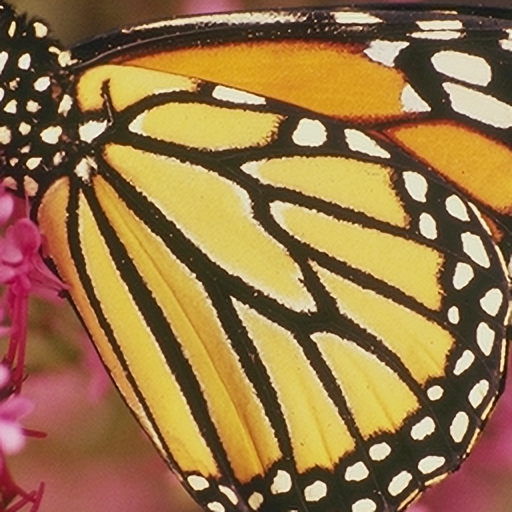
#> input picture Imagenes/Prueba2.png, 512 x 512 px
$ jupyter execute --allow-errors pruebas_2.ipynb   (shell and % lines are left out)
#> lines starting #> are read from the running program, lines starting #| are printed output that depends on the picture; after the words box and inside, x2 and y2 are one past the last pixel; in counts of white or black regions, pixels touching at a corner belong together
### RevisionEncrypt/io_imagen.py
"""
Lectura/escritura de imagenes, conversion canal <-> filas de bits, y
persistencia de los metadatos de cifrado (llave, x0, iteraciones, num_bits).
"""
import numpy as np
from PIL import Image


def obtener_rgb(ruta_png):
#> called with ruta_png = 'Imagenes/Prueba2.png'
    img = Image.open(ruta_png).convert("RGB")
#> img is the input picture: PIL image 512x512 RGB; mean R, G, B 151.8, 118, 71.6
    r_img, g_img, b_img = img.split()
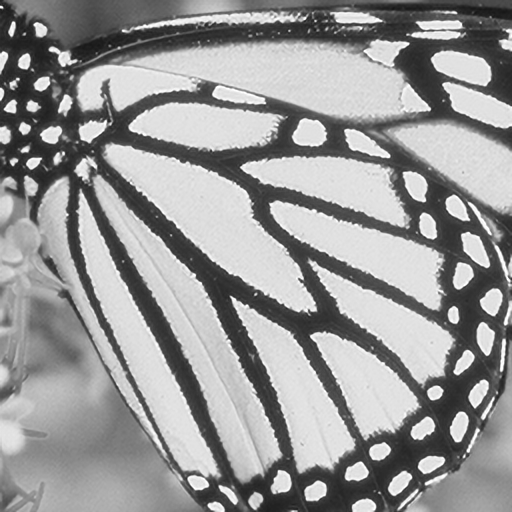
#> r_img: PIL image 512x512 L; min 22, max 255, mean 151.8
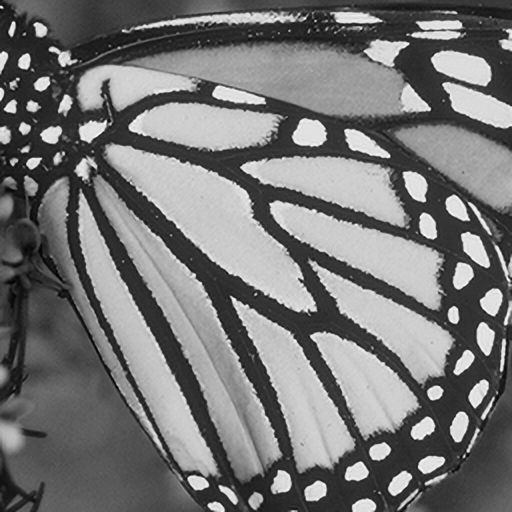
#> g_img: PIL image 512x512 L; min 0, max 255, mean 118
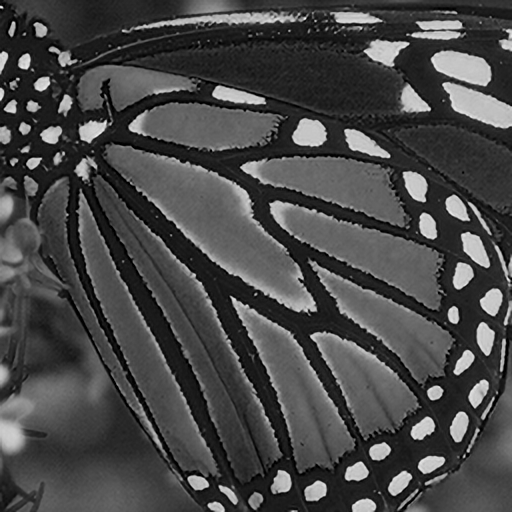
#> b_img: PIL image 512x512 L; min 0, max 244, mean 71.6
    return r_img, g_img, b_img


# [81 lines left out: functions visualizar_canal_color, canal_a_filas_binarias, filas_a_matriz_pixeles, normalizar, leer_metadatos, bits_pixel, not called in this run]

### RevisionEncrypt/pipeline.py
"""
Orquesta el pipeline COMPLETO de cifrado (difusion Pauli + permutacion con
automata celular) y su inverso, para no repetir esta secuencia de pasos en
cada notebook que necesite cifrar o descifrar una imagen entera.

encrypt.ipynb, decrypt.ipynb, analisis_seguridad_clave.ipynb y el notebook
de analisis diferencial (NPCR/UACI) deberian llamar a estas dos funciones
en vez de reimplementar los pasos.
"""
from dataclasses import dataclass

import numpy as np

from caos import generar_llave
from difusion_pauli import (
    generar_matrices_4x4, matrices_encriptacion, obtener_rgb_como_bloques,
    cifrar_imagen, descifrar_canal_pauli, bloques_a_canal, canal_a_2d,
    canal_2d_a_bloques, separar_en_tres_capas, reconstruir_complejo,
)
from permutacion_automata import (
    generar_indices_reglas, cifrar_filas_automata, descifrar_canal_ca,
)
from io_imagen import canal_a_filas_binarias, filas_a_matriz_pixeles


@dataclass
class ImagenCifrada:
    """Resultado de cifrar_imagen_completa. Guarda exactamente lo que hace
    falta para descifrar despues (y es, campo a campo, lo que encrypt.ipynb
    escribe en el TIFF + cifrado_meta.txt).

    filas_*_cif quedan en formato de BITS con padding a multiplo de 8 (el
    mismo formato que se guarda en las paginas 1-3 del TIFF) — no en forma
    de matriz entera. Si se necesita la matriz entera (por ejemplo para
    comparar cifrados con NPCR/UACI), se obtiene con
    io_imagen.filas_a_matriz_pixeles(cifrado.filas_R_cif, cifrado.num_bits, cifrado.w).
    """
    filas_R_cif: list
    filas_G_cif: list
    filas_B_cif: list
    num_bits: int
    key: list
    x0: float
    iteraciones_usadas: int
    r_imag: np.ndarray
    r_signos: np.ndarray
    g_imag: np.ndarray
    g_signos: np.ndarray
    b_imag: np.ndarray
    b_signos: np.ndarray
    h: int
    w: int


def cifrar_imagen_completa(r_img, g_img, b_img, verbose=False):
    """Ejecuta difusion (Pauli) + permutacion (automata celular) sobre los
    3 canales de una imagen y devuelve un ImagenCifrada con todo lo
    necesario para descifrarla despues."""
    h, w = r_img.height, r_img.width

    key, x0, iteraciones_usadas = generar_llave(r_img, g_img, b_img, verbose=verbose)

    matrices_rotadas = generar_matrices_4x4()
    encriptacion = matrices_encriptacion(key, matrices_rotacion=matrices_rotadas)

    R_b, G_b, B_b = obtener_rgb_como_bloques(r_img, g_img, b_img)
    c_r, c_g, c_b = cifrar_imagen(R_b, G_b, B_b, matrices_finales=encriptacion)

    c_r_2d = canal_a_2d(c_r, h, w)
    c_g_2d = canal_a_2d(c_g, h, w)
    c_b_2d = canal_a_2d(c_b, h, w)

    r_real, r_imag, r_signos = separar_en_tres_capas(c_r_2d)
    g_real, g_imag, g_signos = separar_en_tres_capas(c_g_2d)
    b_real, b_imag, b_signos = separar_en_tres_capas(c_b_2d)

    max_val = int(np.max([r_real.max(), g_real.max(), b_real.max()]))
    num_bits = max_val.bit_length()

    filas_R = canal_a_filas_binarias(r_real.astype(int), num_bits)
    filas_G = canal_a_filas_binarias(g_real.astype(int), num_bits)
    filas_B = canal_a_filas_binarias(b_real.astype(int), num_bits)

    reglas = generar_indices_reglas(x0, h, iteraciones_ignorar=iteraciones_usadas)

    filas_R_cif = cifrar_filas_automata(filas_R, reglas)
    filas_G_cif = cifrar_filas_automata(filas_G, reglas)
    filas_B_cif = cifrar_filas_automata(filas_B, reglas)

    return ImagenCifrada(
        filas_R_cif=filas_R_cif, filas_G_cif=filas_G_cif, filas_B_cif=filas_B_cif,
        num_bits=num_bits, key=key, x0=x0, iteraciones_usadas=iteraciones_usadas,
        r_imag=r_imag, r_signos=r_signos, g_imag=g_imag, g_signos=g_signos,
        b_imag=b_imag, b_signos=b_signos, h=h, w=w,
    )


# [45 lines left out: function descifrar_imagen_completa, not called in this run]

### RevisionEncrypt/pruebas_2.ipynb
# Análisis Diferencial: NPCR y UACI

Valida qué tan sensible es el cifrado (Pauli + autómata celular) a un cambio mínimo en la imagen de entrada. Reutiliza las mismas funciones de `encrypt.ipynb`, empaquetadas en `cifrar_imagen_completa`, para poder cifrar dos veces (original y con 1 píxel modificado) y comparar los resultados.

[cell 1]
import numpy as np
from PIL import Image
from pathlib import Path

# Importaciones directas desde tus modulos
from pipeline import cifrar_imagen_completa
from io_imagen import obtener_rgb, filas_a_matriz_pixeles
from metricas import npcr, uaci

# Configuración de rutas
base = Path().resolve().parent
ruta_imagen = base / "Imagenes" / "Prueba2.png"

## Pipeline completo empaquetado

Junta todos los pasos de `encrypt.ipynb` (generación de llave → cifrado Pauli → separación en capas → cifrado con autómata celular) en una sola función. Devuelve las matrices enteras cifradas (mismo alto x ancho que la imagen original) — son las que realmente hay que comparar, no la versión normalizada que se guarda solo para visualización en el TIFF.

## Funciones NPCR y UACI

[cell 2]
def npcr(c1, c2):
    """Number of Pixels Change Rate (%). 100% = todos los píxeles cambiaron."""
    c1 = np.asarray(c1)
    c2 = np.asarray(c2)
    assert c1.shape == c2.shape, "Las imágenes cifradas deben tener el mismo tamaño"
    D = (c1 != c2).astype(np.float64)
    return 100.0 * D.sum() / D.size

def uaci(c1, c2, valor_max):
    """Unified Average Changing Intensity (%). valor_max = máximo valor
    representable con el número de bits usado en el cifrado (2**num_bits - 1)."""
    c1 = np.asarray(c1, dtype=np.float64)
    c2 = np.asarray(c2, dtype=np.float64)
    assert c1.shape == c2.shape
    return 100.0 * np.sum(np.abs(c1 - c2)) / (c1.size * valor_max)

## Ejecutar el análisis diferencial

1. Carga la imagen original.
2. Genera una copia idéntica con **un solo píxel modificado** (+1 en el canal R de la esquina superior izquierda, con desbordamiento cíclico 255→0).
3. Cifra ambas con el pipeline completo.
4. Calcula NPCR y UACI por canal.

[cell 3]
# 1. Imagen original
R, G, B = obtener_rgb(str(ruta_imagen))

# 2. Copia con un solo píxel modificado
img_original = Image.open(str(ruta_imagen)).convert("RGB")
arr_mod = np.array(img_original)

fila, col = 0, 0  # posición del píxel a modificar
arr_mod[fila, col, 0] = (int(arr_mod[fila, col, 0]) + 1) % 256  # +1 en canal R
#> arr_mod: shape (512, 512, 3); under 0.01% of pixels changed, all inside (x1, y1, x2, y2) = (0, 0, 1, 1)

img_mod = Image.fromarray(arr_mod, mode="RGB")
R2, G2, B2 = img_mod.split()

# 3. Cifrar ambas versiones con el pipeline empaquetado
#> (the rest of this cell did not finish here and is left out)

cifrado2 = cifrar_imagen_completa(R2, G2, B2)

# 4. Reconstruir matrices enteras usando la utilidad de io_imagen
R1_mat = filas_a_matriz_pixeles(cifrado1.filas_R_cif, cifrado1.num_bits, cifrado1.w)
G1_mat = filas_a_matriz_pixeles(cifrado1.filas_G_cif, cifrado1.num_bits, cifrado1.w)
B1_mat = filas_a_matriz_pixeles(cifrado1.filas_B_cif, cifrado1.num_bits, cifrado1.w)

R2_mat = filas_a_matriz_pixeles(cifrado2.filas_R_cif, cifrado2.num_bits, cifrado2.w)
G2_mat = filas_a_matriz_pixeles(cifrado2.filas_G_cif, cifrado2.num_bits, cifrado2.w)
B2_mat = filas_a_matriz_pixeles(cifrado2.filas_B_cif, cifrado2.num_bits, cifrado2.w)

nb1, nb2 = cifrado1.num_bits, cifrado2.num_bits

if nb1 != nb2:
    print(f"Aviso: la profundidad de bits difiere entre corridas ({nb1} vs {nb2} bits). "
          "Es normal por la sensibilidad del cifrado; se usa el mayor de los dos para normalizar UACI.\n")

valor_max = (2 ** max(nb1, nb2)) - 1

# 5. Calcular NPCR y UACI por canal
resultados = {}
for canal, c1, c2 in [("R", R1_mat, R2_mat), ("G", G1_mat, G2_mat), ("B", B1_mat, B2_mat)]:
    resultados[canal] = {
        "NPCR": npcr(c1, c2),
        "UACI": uaci(c1, c2, valor_max),
    }

print(f"{'Canal':<6}{'NPCR (%)':<14}{'UACI (%)':<14}")
for canal, m in resultados.items():
    print(f"{canal:<6}{m['NPCR']:<14.4f}{m['UACI']:<14.4f}")

npcr_prom = np.mean([resultados[c]["NPCR"] for c in "RGB"])
uaci_prom = np.mean([resultados[c]["UACI"] for c in "RGB"])
print(f"\nPromedio -> NPCR = {npcr_prom:.4f}%   UACI = {uaci_prom:.4f}%")
print("Referencia ideal:      NPCR ≈ 99.6094%   UACI ≈ 33.4635%")

[cell 4]
# 1. Imagen original
R, G, B = obtener_rgb(str(ruta_imagen))

# 2. Copia con un solo píxel modificado
img_original = Image.open(str(ruta_imagen)).convert("RGB")
arr_mod = np.array(img_original)

fila, col = 0, 0  # posición del píxel a modificar
arr_mod[fila, col, 0] = (int(arr_mod[fila, col, 0]) + 1) % 256  # +1 en canal R

img_mod = Image.fromarray(arr_mod, mode="RGB")
R2, G2, B2 = img_mod.split()

# 3. Cifrar ambas versiones con el pipeline completo
#> (the rest of this cell did not finish here and is left out)

cifrado2 = cifrar_imagen_completa(R2, G2, B2)

R1_cif, G1_cif, B1_cif, nb1 = cifrado1.filas_R_cif, cifrado1.filas_G_cif, cifrado1.filas_B_cif, cifrado1.num_bits
R2_cif, G2_cif, B2_cif, nb2 = cifrado2.filas_R_cif, cifrado2.filas_G_cif, cifrado2.filas_B_cif, cifrado2.num_bits

if nb1 != nb2:
    print(f"Aviso: la profundidad de bits difiere entre corridas ({nb1} vs {nb2} bits). "
          "Es normal por la sensibilidad del cifrado; se usa el mayor de los dos para normalizar UACI.\n")

valor_max = (2 ** max(nb1, nb2)) - 1

# 4. NPCR y UACI por canal
resultados = {}
for canal, c1, c2 in [("R", R1_cif, R2_cif), ("G", G1_cif, G2_cif), ("B", B1_cif, B2_cif)]:
    resultados[canal] = {
        "NPCR": npcr(c1, c2),
        "UACI": uaci(c1, c2, valor_max),
    }

print(f"{'Canal':<6}{'NPCR (%)':<14}{'UACI (%)':<14}")
for canal, m in resultados.items():
    print(f"{canal:<6}{m['NPCR']:<14.4f}{m['UACI']:<14.4f}")

npcr_prom = np.mean([resultados[c]["NPCR"] for c in "RGB"])
uaci_prom = np.mean([resultados[c]["UACI"] for c in "RGB"])
print(f"\nPromedio -> NPCR = {npcr_prom:.4f}%   UACI = {uaci_prom:.4f}%")
print("Referencia ideal:      NPCR ≈ 99.6094%   UACI ≈ 33.4635%")

Prueba robusta: promedio sobre varias perturbaciones

Un solo píxel modificado puede dar resultados algo ruidosos. Para un análisis más riguroso

[cell 5]
def analisis_diferencial_promedio(ruta_imagen, n_pruebas=10, semilla=42):
    rng = np.random.default_rng(semilla)
    img_original = Image.open(str(ruta_imagen)).convert("RGB")
    R, G, B = img_original.split()

    cifrado1 = cifrar_imagen_completa(R, G, B)
    nb1 = cifrado1.num_bits
    R1_cif = filas_a_matriz_pixeles(cifrado1.filas_R_cif, nb1, cifrado1.w)
    G1_cif = filas_a_matriz_pixeles(cifrado1.filas_G_cif, nb1, cifrado1.w)
    B1_cif = filas_a_matriz_pixeles(cifrado1.filas_B_cif, nb1, cifrado1.w)

    npcr_vals = {"R": [], "G": [], "B": []}
    uaci_vals = {"R": [], "G": [], "B": []}

    h, w = img_original.height, img_original.width
    for _ in range(n_pruebas):
        arr_mod = np.array(img_original)
        fila = rng.integers(0, h)
        col = rng.integers(0, w)
        canal_idx = rng.integers(0, 3)
        arr_mod[fila, col, canal_idx] = (int(arr_mod[fila, col, canal_idx]) + 1) % 256

        img_mod = Image.fromarray(arr_mod, mode="RGB")
        R2, G2, B2 = img_mod.split()
        cifrado2 = cifrar_imagen_completa(R2, G2, B2)
        nb2 = cifrado2.num_bits
        R2_cif = filas_a_matriz_pixeles(cifrado2.filas_R_cif, nb2, cifrado2.w)
        G2_cif = filas_a_matriz_pixeles(cifrado2.filas_G_cif, nb2, cifrado2.w)
        B2_cif = filas_a_matriz_pixeles(cifrado2.filas_B_cif, nb2, cifrado2.w)

        valor_max = (2 ** max(nb1, nb2)) - 1
        for canal, c1, c2 in [("R", R1_cif, R2_cif), ("G", G1_cif, G2_cif), ("B", B1_cif, B2_cif)]:
            npcr_vals[canal].append(npcr(c1, c2))
            uaci_vals[canal].append(uaci(c1, c2, valor_max))

    print(f"Promedio sobre {n_pruebas} pruebas:")
    print(f"{'Canal':<6}{'NPCR (%)':<14}{'UACI (%)':<14}")
    for canal in "RGB":
        print(f"{canal:<6}{np.mean(npcr_vals[canal]):<14.4f}{np.mean(uaci_vals[canal]):<14.4f}")

analisis_diferencial_promedio(ruta_imagen, n_pruebas=10)
#> (the call stopped at in cifrar_imagen_completa, `key, x0, iteraciones_usadas = generar_llave(r_img, g_img, b_img, verbo..`: caos is not available in this run)

$ run again, with Imagenes/4.1.08.tiff saved as Imagenes/Prueba2.png
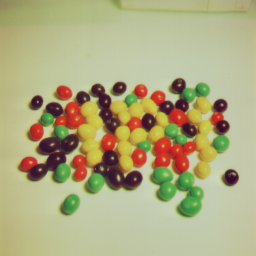
#> input picture Imagenes/4.1.08.tiff, 256 x 256 px
#> in obtener_rgb, img is the input picture: PIL image 256x256 RGB; mean R, G, B 174.9, 170.9, 128.3
#> in obtener_rgb, `r_img, g_img, b_img = img.split()`:
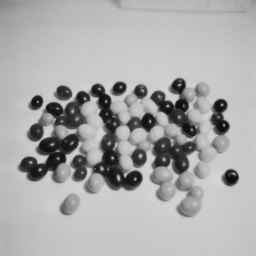
#> g_img: PIL image 256x256 L; min 9, max 214, mean 170.9
#> in obtener_rgb, `r_img, g_img, b_img = img.split()`:
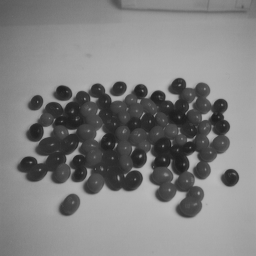
#> b_img: PIL image 256x256 L; min 29, max 186, mean 128.3
#> arr_mod: shape (256, 256, 3); under 0.01% of pixels changed, all inside (x1, y1, x2, y2) = (0, 0, 1, 1)

$ run again, with Imagenes/Avion.jpg saved as Imagenes/Prueba2.png
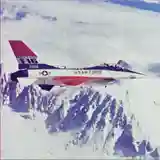
#> input picture Imagenes/Avion.jpg, 160 x 160 px
#> in obtener_rgb, img is the input picture: PIL image 160x160 RGB; mean R, G, B 177.5, 178, 190.2
#> in obtener_rgb, `r_img, g_img, b_img = img.split()`:
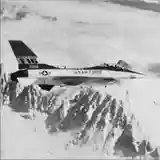
#> g_img: PIL image 160x160 L; min 0, max 255, mean 178
#> in obtener_rgb, `r_img, g_img, b_img = img.split()`:
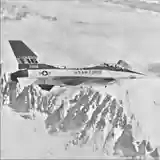
#> b_img: PIL image 160x160 L; min 8, max 255, mean 190.2
#> arr_mod: shape (160, 160, 3); under 0.01% of pixels changed, all inside (x1, y1, x2, y2) = (0, 0, 1, 1)
